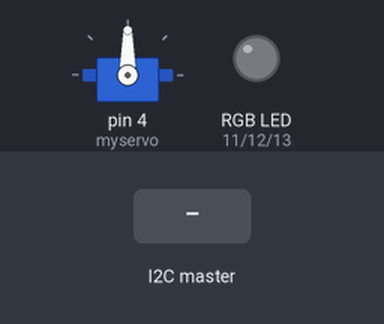
Bench run of a sketch on a simulated Arduino Uno, built with avr-gcc and run on an emulated ATmega328P. Parts: servo, an RGB LED mixed from three pins (HIGH = lit). The inputs (shaded band) are chosen by the test bench. What the sketch prints to the serial monitor is not drawn.

Above: at 1.2 s.
1.3 s: the I2C master sends the byte 2
At 2.5 s:
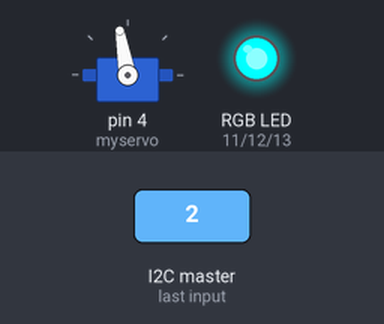
4.3 s: the I2C master sends the byte 1
At 7.0 s:
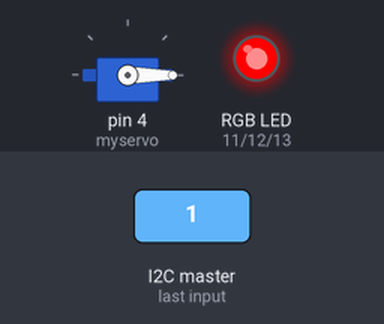
7.3 s: the I2C master sends "K"
At 8.4 s:
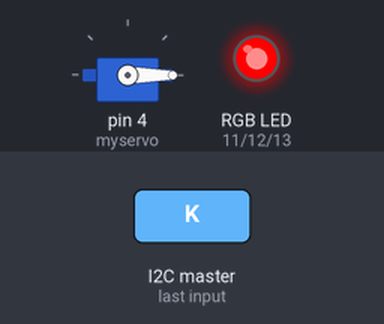
8.8 s: the I2C master sends the byte 1
At 9.6 s:
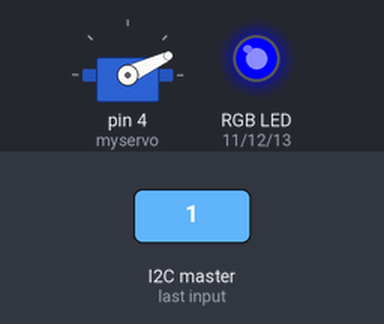
11.8 s: the I2C master sends "d"
At 12.5 s:
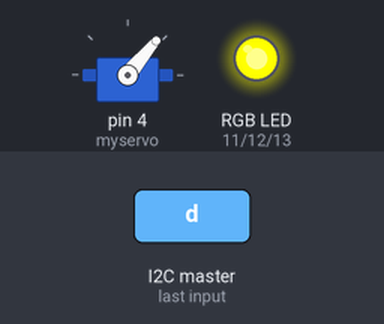
Timing chart, 0 to 14.3 s (numbered marks = the images above; inputs shaded):
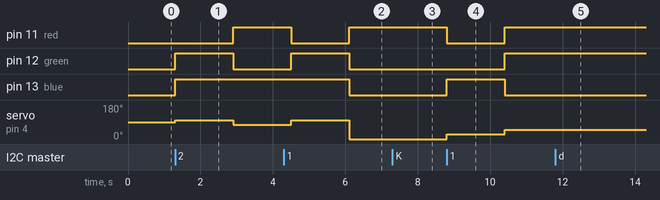

The sketch:

Code_for_Arduino2.ino
```cpp
// Name :- Kunjesh Kantilal Ramani (200515106)
// Date :- 27th July 2022
// Week :- Lab 10 LEVEL 4
// Description :- Create a Master-Slave setup of your level 3 code using two arduinos. The first(Master)
// arduino will have the two buttons. The Slave will have the motor and the LED. The functionality
// of the code should be the same as in level 3

// C++ code
#include <Servo.h>
#include <Wire.h>
Servo myservo;
int val = -25;
int red = 11;   // The red RGB LED is connected pin 11 of the Arduino.
int blue = 13;  // The green RGB LED is connected pin 13 of the Arduino.
int green = 12; // The green RGB LED is connected pin 12 of the Arduino.
int x = 0;
// int x1=0;
// int x2=0;

void setup()
{
    Wire.begin(4);
    myservo.attach(4);
    Wire.onReceive(receiveEvent);
    Serial.begin(9600);
    pinMode(red, OUTPUT);   // Setup red RGB LED pin as an output pin.
    pinMode(green, OUTPUT); // Setup green RGB LED pin as an output pin.
    pinMode(blue, OUTPUT);  // Setup green RGB LED pin as an output pin.
}

void loop()
{
    Serial.print(x); // To print the value in serial monitor to check whether its working or not
    if (x == 1)
    {
        val = val + 25; // here val will be increased
        if (val > 100)
        {
            val = 0;
        }
        buttonplus(); // Flow of execution will move to function = buttonplus
    }

    if (x == 2)
    {
        val = val - 25; // here val will be decreased
        if (val < 0)
        {
            val = 100;
        }
        buttonplus(); // Flow of execution will move to function = buttonplus
    }

    delay(100);
}

// This loop will perform the tasks according to the value of val
void buttonplus()
{
    if (val == 0)
    {
        myservo.write(val);

        digitalWrite(red, HIGH);
        digitalWrite(blue, LOW);
        digitalWrite(green, LOW);
        delay(1500);
    }
    else if (val == 25)
    {
        myservo.write(val);
        // delay(1500);
        digitalWrite(red, LOW);
        digitalWrite(blue, HIGH);
        digitalWrite(green, LOW);
        delay(1500);
    }
    else if (val == 50)
    {
        myservo.write(val);
        // delay(1500);
        digitalWrite(red, HIGH);
        digitalWrite(blue, LOW);
        digitalWrite(green, HIGH);
        delay(1500);
    }
    else if (val == 75)
    {
        myservo.write(val);
        // delay(1500);
        digitalWrite(red, HIGH);
        digitalWrite(blue, HIGH);
        digitalWrite(green, LOW);
        delay(1500);
    }
    else if (val == 100)
    {
        myservo.write(val);
        // delay(1500);
        digitalWrite(red, LOW);
        digitalWrite(blue, HIGH);
        digitalWrite(green, HIGH);
        delay(1500);
    }
}

void receiveEvent(int howMany)
{ // This function is used to read the Event

    x = Wire.read();

    Serial.print(x);

    // Question = Why do we need while loop ?

    /*while(0<Wire.available()){

      //you aren't sending characters (Mr.wilson
     // char c1 = Wire.read();
      //Serial.print(c1);
     // char c2 = Wire.read();
     // Serial.print(c2);
      //just recieve the two values (Mr.wilson)

      Serial.print(Wire.read());
        //x1 =Wire.read();
      //x2=Wire.read();
      //Serial.print(x1);
      //Serial.print(x2);

    }*/
}
```

Measured:
- after the input at 1.3 s, pin 11 (red): LOW → HIGH after 1.6 s; pin 12 (green): LOW → HIGH at once, → LOW 1.6 s later; pin 13 (blue): LOW → HIGH at once; servo on pin 4 (myservo): 90° → 100° at once, → 75° 1.6 s later
- after the input at 4.3 s, pin 11 (red): HIGH → LOW after 0.20 s instead of 1.8 s
- after the input at 7.3 s, pin 11 (red): stays HIGH (without the input it goes to LOW after 0.40 s); pin 13 (blue): stays LOW (without the input it goes to HIGH after 0.40 s); servo on pin 4 (myservo): stays 0° (without the input it goes to 25° after 0.40 s)
- after the input at 8.8 s, pin 11 (red): HIGH → LOW at once, → HIGH 1.6 s later; pin 12 (green): LOW → HIGH after 1.6 s; pin 13 (blue): LOW → HIGH at once, → LOW 1.6 s later; servo on pin 4 (myservo): 0° → 25° at once, → 50° 1.6 s later
- after the input at 11.8 s, pin 11 (red): stays HIGH (without the input it goes to LOW after 1.8 s); pin 12 (green): stays HIGH (without the input it goes to LOW after 0.20 s); pin 13 (blue): stays LOW (without the input it goes to HIGH after 0.20 s); servo on pin 4 (myservo): stays 50° (without the input it goes to 75° after 0.20 s)
